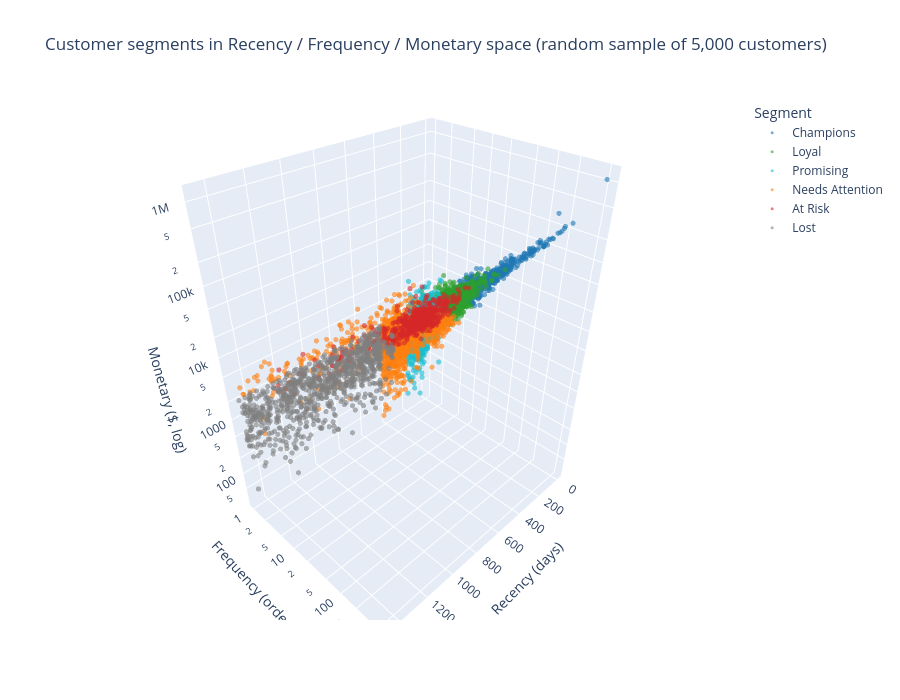

Notebook cell for this chart:
### Markdown cell above
### 5.4 Bonus — 3D view of Recency, Frequency and Monetary

### Code cell
rfm_sample = rfm.sample(5000, random_state=42)  # 5,000 of 24,916 points keep the 3D chart light

fig_3d = px.scatter_3d(
    rfm_sample, x='recency', y='frequency', z='monetary',
    color='segment', category_orders={'segment': SEGMENT_ORDER}, color_discrete_map=segment_colors,
    log_y=True, log_z=True, opacity=0.6, hover_name='customer_name',
    title='Customer segments in Recency / Frequency / Monetary space (random sample of 5,000 customers)',
    labels={'recency': 'Recency (days)', 'frequency': 'Frequency (orders, log)', 'monetary': 'Monetary ($, log)', 'segment': 'Segment'},
    height=700,
)
fig_3d.update_traces(marker_size=3)
fig_3d.show()

print('Takeaway: segments form separate zones - Champions sit at low recency / high frequency / high monetary, Lost at high recency / low frequency / low monetary.')

### Figure 1 — Plotly figure (JSON) as saved in the notebook; plotly's stock layout.template omitted (floating-point values rounded to 4 significant figures; data arrays with more than 128 entries replaced by an {"elided": "..."} marker saying what was removed)
{"data": [{"hovertemplate": "<b>%{hovertext}</b><br><br>Segment=Champions<br>Recency (days)=%{x}<br>Frequency (orders, log)=%{y}<br>Monetary ($, log)=%{z}<extra></extra>", "hovertext": {"elided": "633 str values"}, "legendgroup": "Champions", "marker": {"color": "#1F77B4", "opacity": 0.6, "size": 3, "symbol": "circle"}, "mode": "markers", "name": "Champions", "scene": "scene", "showlegend": true, "type": "scatter3d", "x": {"elided": "633 int values"}, "y": {"elided": "633 int values"}, "z": {"elided": "633 float values"}}, {"hovertemplate": "<b>%{hovertext}</b><br><br>Segment=Loyal<br>Recency (days)=%{x}<br>Frequency (orders, log)=%{y}<br>Monetary ($, log)=%{z}<extra></extra>", "hovertext": {"elided": "946 str values"}, "legendgroup": "Loyal", "marker": {"color": "#2CA02C", "opacity": 0.6, "size": 3, "symbol": "circle"}, "mode": "markers", "name": "Loyal", "scene": "scene", "showlegend": true, "type": "scatter3d", "x": {"elided": "946 int values"}, "y": {"elided": "946 int values"}, "z": {"elided": "946 float values"}}, {"hovertemplate": "<b>%{hovertext}</b><br><br>Segment=Promising<br>Recency (days)=%{x}<br>Frequency (orders, log)=%{y}<br>Monetary ($, log)=%{z}<extra></extra>", "hovertext": {"elided": "728 str values"}, "legendgroup": "Promising", "marker": {"color": "#17BECF", "opacity": 0.6, "size": 3, "symbol": "circle"}, "mode": "markers", "name": "Promising", "scene": "scene", "showlegend": true, "type": "scatter3d", "x": {"elided": "728 int values"}, "y": {"elided": "728 int values"}, "z": {"elided": "728 float values"}}, {"hovertemplate": "<b>%{hovertext}</b><br><br>Segment=Needs Attention<br>Recency (days)=%{x}<br>Frequency (orders, log)=%{y}<br>Monetary ($, log)=%{z}<extra></extra>", "hovertext": {"elided": "1236 str values"}, "legendgroup": "Needs Attention", "marker": {"color": "#FF7F0E", "opacity": 0.6, "size": 3, "symbol": "circle"}, "mode": "markers", "name": "Needs Attention", "scene": "scene", "showlegend": true, "type": "scatter3d", "x": {"elided": "1236 int values"}, "y": {"elided": "1236 int values"}, "z": {"elided": "1236 float values"}}, {"hovertemplate": "<b>%{hovertext}</b><br><br>Segment=At Risk<br>Recency (days)=%{x}<br>Frequency (orders, log)=%{y}<br>Monetary ($, log)=%{z}<extra></extra>", "hovertext": {"elided": "522 str values"}, "legendgroup": "At Risk", "marker": {"color": "#D62728", "opacity": 0.6, "size": 3, "symbol": "circle"}, "mode": "markers", "name": "At Risk", "scene": "scene", "showlegend": true, "type": "scatter3d", "x": {"elided": "522 int values"}, "y": {"elided": "522 int values"}, "z": {"elided": "522 float values"}}, {"hovertemplate": "<b>%{hovertext}</b><br><br>Segment=Lost<br>Recency (days)=%{x}<br>Frequency (orders, log)=%{y}<br>Monetary ($, log)=%{z}<extra></extra>", "hovertext": {"elided": "935 str values"}, "legendgroup": "Lost", "marker": {"color": "#7F7F7F", "opacity": 0.6, "size": 3, "symbol": "circle"}, "mode": "markers", "name": "Lost", "scene": "scene", "showlegend": true, "type": "scatter3d", "x": {"elided": "935 int values"}, "y": {"elided": "935 int values"}, "z": {"elided": "935 float values"}}], "layout": {"height": 700, "legend": {"title": {"text": "Segment"}, "tracegroupgap": 0}, "scene": {"domain": {"x": [0, 1], "y": [0, 1]}, "xaxis": {"title": {"text": "Recency (days)"}}, "yaxis": {"title": {"text": "Frequency (orders, log)"}, "type": "log"}, "zaxis": {"title": {"text": "Monetary ($, log)"}, "type": "log"}}, "title": {"text": "Customer segments in Recency / Frequency / Monetary space (random sample of 5,000 customers)"}}}
